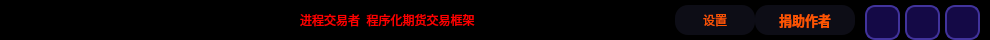
        <widget class="QFrame" name="Headerframe">
         <property name="minimumSize">
          <size>
           <width>0</width>
           <height>40</height>
          </size>
         </property>
         <property name="maximumSize">
          <size>
           <width>16777215</width>
           <height>40</height>
          </size>
         </property>
         <property name="styleSheet">
          <string notr="true">QFrame {
	background-color: rgb(0, 0, 0);
	border: none;
	
	border-radius: 20px;
}

</string>
         </property>
         <property name="frameShape">
          <enum>QFrame::StyledPanel</enum>
         </property>
         <property name="frameShadow">
          <enum>QFrame::Raised</enum>
         </property>
         <layout class="QHBoxLayout" name="horizontalLayout_7">
          <property name="spacing">
           <number>0</number>
          </property>
          <property name="leftMargin">
           <number>20</number>
          </property>
          <property name="topMargin">
           <number>0</number>
          </property>
          <property name="rightMargin">
           <number>5</number>
          </property>
          <property name="bottomMargin">
           <number>0</number>
          </property>
          <item>
           <spacer name="horizontalSpacer_10">
            <property name="orientation">
             <enum>Qt::Horizontal</enum>
            </property>
            <property name="sizeType">
             <enum>QSizePolicy::Fixed</enum>
            </property>
            <property name="sizeHint" stdset="0">
             <size>
              <width>30</width>
              <height>20</height>
             </size>
            </property>
           </spacer>
          </item>
          <item>
           <widget class="QFrame" name="frame_68">
            <property name="minimumSize">
             <size>
              <width>120</width>
              <height>0</height>
             </size>
            </property>
            <property name="maximumSize">
             <size>
              <width>120</width>
              <height>50</height>
             </size>
            </property>
            <property name="contextMenuPolicy">
             <enum>Qt::CustomContextMenu</enum>
            </property>
            <property name="styleSheet">
             <string notr="true"/>
            </property>
            <property name="frameShape">
             <enum>QFrame::StyledPanel</enum>
            </property>
            <property name="frameShadow">
             <enum>QFrame::Raised</enum>
            </property>
            <layout class="QHBoxLayout" name="horizontalLayout_39">
             <property name="spacing">
              <number>0</number>
             </property>
             <property name="leftMargin">
              <number>0</number>
             </property>
             <property name="topMargin">
              <number>0</number>
             </property>
             <property name="rightMargin">
              <number>0</number>
             </property>
             <property name="bottomMargin">
              <number>0</number>
             </property>
             <item>
              <widget class="QLabel" name="label_logo">
               <property name="minimumSize">
                <size>
                 <width>120</width>
                 <height>40</height>
                </size>
               </property>
               <property name="maximumSize">
                <size>
                 <width>120</width>
                 <height>40</height>
                </size>
               </property>
               <property name="text">
                <string>TextLabel</string>
               </property>
               <property name="scaledContents">
                <bool>true</bool>
               </property>
              </widget>
             </item>
            </layout>
           </widget>
          </item>
          <item>
           <spacer name="horizontalSpacer_2">
            <property name="orientation">
             <enum>Qt::Horizontal</enum>
            </property>
            <property name="sizeType">
             <enum>QSizePolicy::Expanding</enum>
            </property>
            <property name="sizeHint" stdset="0">
             <size>
              <width>130</width>
              <height>20</height>
             </size>
            </property>
           </spacer>
          </item>
          <item>
           <widget class="QLabel" name="label_tital">
            <property name="styleSheet">
             <string notr="true">font: 700 22pt &quot;等线&quot;;
color: rgb(255, 0, 0);
border: none;</string>
            </property>
            <property name="text">
             <string>进程交易者  程序化期货交易框架</string>
            </property>
           </widget>
          </item>
          <item>
           <spacer name="horizontalSpacer">
            <property name="orientation">
             <enum>Qt::Horizontal</enum>
            </property>
            <property name="sizeType">
             <enum>QSizePolicy::Expanding</enum>
            </property>
            <property name="sizeHint" stdset="0">
             <size>
              <width>200</width>
              <height>20</height>
             </size>
            </property>
           </spacer>
          </item>
          <item>
           <widget class="QPushButton" name="Btn_setting">
            <property name="minimumSize">
             <size>
              <width>80</width>
              <height>30</height>
             </size>
            </property>
            <property name="maximumSize">
             <size>
              <width>80</width>
              <height>30</height>
             </size>
            </property>
            <property name="styleSheet">
             <string notr="true">QPushButton {
	border: none;
	background-color: rgba(40, 40, 70, 80);
	color: rgb(255, 85, 0);	
	
	font: 700 10pt &quot;等线&quot;;
	border-radius: 13px;
}

QPushButton:hover {
	border-left: 3px solid rgb(255, 85, 0);
	border-right: 3px solid rgb(255, 85, 0);
}

QPushButton:pressed {
	background-color: rgb(25, 25, 25);
}</string>
            </property>
            <property name="text">
             <string>设置</string>
            </property>
            <property name="icon">
             <iconset resource="resource.qrc">
              <normaloff>:/图标/icons/设置.svg</normaloff>:/图标/icons/设置.svg</iconset>
            </property>
            <property name="iconSize">
             <size>
              <width>30</width>
              <height>30</height>
             </size>
            </property>
           </widget>
          </item>
          <item>
           <widget class="QPushButton" name="Btn_donation">
            <property name="minimumSize">
             <size>
              <width>100</width>
              <height>30</height>
             </size>
            </property>
            <property name="maximumSize">
             <size>
              <width>100</width>
              <height>30</height>
             </size>
            </property>
            <property name="font">
             <font>
              <family>等线</family>
              <pointsize>10</pointsize>
              <italic>false</italic>
              <bold>true</bold>
             </font>
            </property>
            <property name="styleSheet">
             <string notr="true">QPushButton {
	border: none;
	background-color: rgba(40, 40, 70, 80);
	color: rgb(255, 85, 0);	
	
	font: 700 10pt &quot;等线&quot;;
	border-radius: 13px;
}

QPushButton:hover {
	border-left: 3px solid rgb(255, 85, 0);
	border-right: 3px solid rgb(255, 85, 0);
}

QPushButton:pressed {
	background-color: rgb(25, 25, 25);
}</string>
            </property>
            <property name="text">
             <string>捐助作者</string>
            </property>
            <property name="icon">
             <iconset resource="resource.qrc">
              <normaloff>:/图标/icons/作者.svg</normaloff>:/图标/icons/作者.svg</iconset>
            </property>
            <property name="iconSize">
             <size>
              <width>30</width>
              <height>30</height>
             </size>
            </property>
           </widget>
          </item>
          <item>
           <spacer name="horizontalSpacer_3">
            <property name="orientation">
             <enum>Qt::Horizontal</enum>
            </property>
            <property name="sizeType">
             <enum>QSizePolicy::Preferred</enum>
            </property>
            <property name="sizeHint" stdset="0">
             <size>
              <width>10</width>
              <height>20</height>
             </size>
            </property>
           </spacer>
          </item>
          <item>
           <widget class="QFrame" name="frame_99">
            <property name="minimumSize">
             <size>
              <width>120</width>
              <height>0</height>
             </size>
            </property>
            <property name="frameShape">
             <enum>QFrame::StyledPanel</enum>
            </property>
            <property name="frameShadow">
             <enum>QFrame::Raised</enum>
            </property>
            <layout class="QHBoxLayout" name="horizontalLayout_53">
             <property name="spacing">
              <number>5</number>
             </property>
             <property name="leftMargin">
              <number>0</number>
             </property>
             <property name="topMargin">
              <number>5</number>
             </property>
             <property name="rightMargin">
              <number>5</number>
             </property>
             <property name="bottomMargin">
              <number>0</number>
             </property>
             <item>
              <widget class="QPushButton" name="Btn_min_window">
               <property name="minimumSize">
                <size>
                 <width>35</width>
                 <height>35</height>
                </size>
               </property>
               <property name="maximumSize">
                <size>
                 <width>35</width>
                 <height>35</height>
                </size>
               </property>
               <property name="styleSheet">
                <string notr="true">QPushButton {
	border: 2px solid rgb(65, 51, 156);
	border-radius: 10px;
	background-color: rgb(20, 9, 70);
	text-align: center;
}

QPushButton:hover {
	background-color: rgb(31, 31, 50);
	border: 2px solid rgb(255, 85, 0);
}

QPushButton:pressed {
	background-color: rgb(21, 21, 21)
}</string>
               </property>
               <property name="text">
                <string/>
               </property>
               <property name="icon">
                <iconset resource="resource.qrc">
                 <normaloff>:/图标/icons/最小化.svg</normaloff>:/图标/icons/最小化.svg</iconset>
               </property>
               <property name="iconSize">
                <size>
                 <width>30</width>
                 <height>30</height>
                </size>
               </property>
              </widget>
             </item>
             <item>
              <widget class="QPushButton" name="Btn_normal_max_window">
               <property name="minimumSize">
                <size>
                 <width>35</width>
                 <height>35</height>
                </size>
               </property>
               <property name="maximumSize">
                <size>
                 <width>35</width>
                 <height>35</height>
                </size>
               </property>
               <property name="styleSheet">
                <string notr="true">QPushButton {
	border: 2px solid rgb(65, 51, 156);
	border-radius: 10px;
	background-color: rgb(20, 9, 70);
	text-align: center;
}

QPushButton:hover {
	background-color: rgb(31, 31, 50);
	border: 2px solid rgb(255, 85, 0);
}

QPushButton:pressed {
	background-color: rgb(21, 21, 21)
}</string>
               </property>
               <property name="text">
                <string/>
               </property>
               <property name="icon">
                <iconset resource="resource.qrc">
                 <normaloff>:/图标/icons/最大化-还原.svg</normaloff>:/图标/icons/最大化-还原.svg</iconset>
               </property>
               <property name="iconSize">
                <size>
                 <width>30</width>
                 <height>30</height>
                </size>
               </property>
              </widget>
             </item>
             <item>
              <widget class="QPushButton" name="Btn_close_window">
               <property name="minimumSize">
                <size>
                 <width>35</width>
                 <height>35</height>
                </size>
               </property>
               <property name="maximumSize">
                <size>
                 <width>35</width>
                 <height>35</height>
                </size>
               </property>
               <property name="styleSheet">
                <string notr="true">QPushButton {
	border: 2px solid rgb(65, 51, 156);
	border-radius: 10px;
	background-color: rgb(20, 9, 70);
	text-align: center;
}

QPushButton:hover {
	background-color: rgb(31, 31, 50);
	border: 2px solid rgb(255, 85, 0);
}

QPushButton:pressed {
	background-color: rgb(21, 21, 21)
}</string>
               </property>
               <property name="text">
                <string/>
               </property>
               <property name="icon">
                <iconset resource="resource.qrc">
                 <normaloff>:/图标/icons/关闭.svg</normaloff>:/图标/icons/关闭.svg</iconset>
               </property>
               <property name="iconSize">
                <size>
                 <width>35</width>
                 <height>35</height>
                </size>
               </property>
              </widget>
             </item>
            </layout>
           </widget>
          </item>
         </layout>
        </widget>
